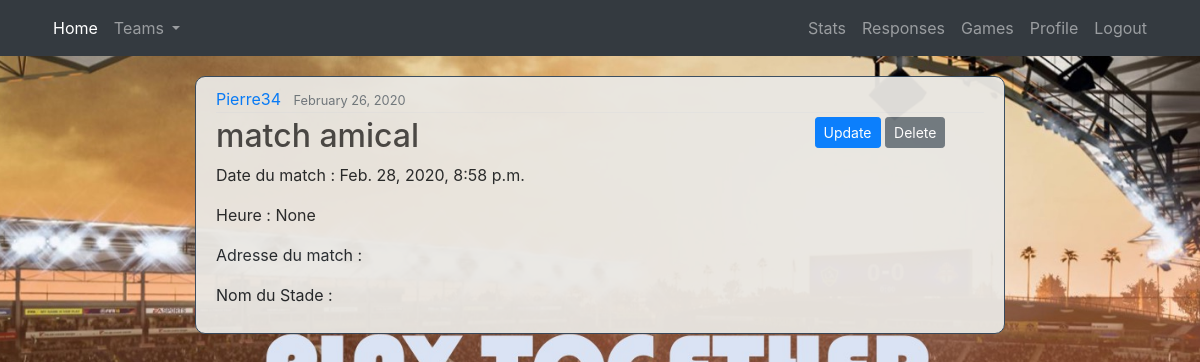
/proposition/1 (signed in), run on an earlier commit of the app's database.
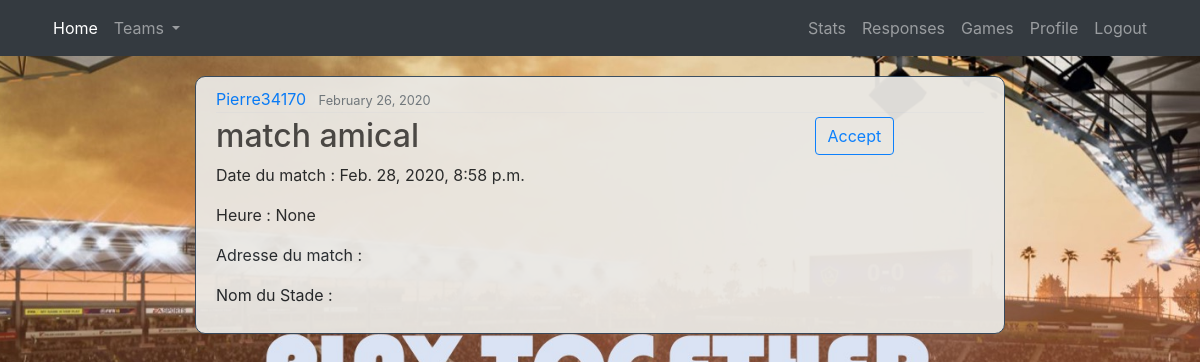
And on a later commit of the database.
### proposition/models.py (models this page shows, shortened)
class Proposition(models.Model):
	title = models.CharField(max_length=300)
	date_posted = models.DateTimeField(default=timezone.now)
	date_match = models.DateField()
	hour_beggin = models.TimeField()
	lieu_match = models.CharField(max_length=300)
	name_stadium = models.CharField(max_length=50)
	author = models.ForeignKey(Account, null = True, on_delete=models.CASCADE)

### account/models.py (models this page shows, shortened)
class Account(AbstractBaseUser):
	username = models.CharField(max_length=30, unique=True)
	first_name = models.CharField(max_length=30, unique=False)
	last_name = models.CharField(max_length=30, unique=False)
	email = models.EmailField(verbose_name="email", max_length=60, unique=True)
	is_captain = models.BooleanField(default=False)
	city = models.CharField(max_length=30)
	numTel = models.CharField(max_length=10, unique=True)
	date_joined = models.DateTimeField(verbose_name='date joined', auto_now_add=True)
	last_login = models.DateTimeField(verbose_name='last login', auto_now=True)
	is_admin = models.BooleanField(default=False)
	is_active = models.BooleanField(default=True)
	is_staff = models.BooleanField(default=False)
	is_superuser = models.BooleanField(default=False)
	USERNAME_FIELD = 'email'
	REQUIRED_FIELDS = ['username','first_name','last_name','is_captain', 'city', 'numTel']
	objects = MyAccountManager()
	def __str__(self):
		return self.username

### proposition/views.py (the view)
# urls.py: path('proposition/<int:pk>', PropositionDetailView.as_view(), name='proposition_detail'),
class PropositionDetailView(LoginRequiredMixin, UserPassesTestMixin, DetailView):
	model = Proposition
	def test_func(self):
		if self.request.user.is_captain:
			return True
		return False

### proposition/templates/proposition/proposition_detail.html
{% extends "project/base.html" %}
{% block content %}
<article class="media content-section">
	<div class="media-body">
		<div class="article-metadata">
			<a class="mr-2" href="#">{{ object.author }}</a>
			<small class="text-muted">{{ object.date_posted|date:"F d, Y" }}</small>
		</div>
		<div class="row">
			<div class="col-md-6">
				<h2 class="article-title">{{ object.title }}</h2>
				<p class="article-content">Date du match : {{ object.date_match }}</p>
				<p class="article-content">Heure : {{ proposition.hour_beggin }}</p>
				<p class="article-content">Adresse du match : {{ object.lieu_match }}</p>
				<p class="article-content">Nom du Stade : {{ object.name_stadium }}</p>
			</div>
			<div class="col-md-3"></div>
			<div class="col-md-3">
				<div>
					{% if object.author == user %}
					<a class="btn btn-primary btn-sm" href="{% url 'proposition_update' object.id %}" >Update</a>
					<a class="btn btn-secondary btn-sm" href="{% url 'proposition_delete' object.id %}" >Delete</a>
					{% else %}
					<a class="btn btn-outline-primary" href="{% url 'confirmation' object.id %}">Accept</a>
					{% endif %}
				</div>
			</div>
	</div>
</article>
{% endblock content %}

What changed in the data, as far as the page shows it:
changed Proposition "match amical": author "Pierre34" → "Pierre34170"; author_id 1 → 2 (drawn)
Also different on the page:
text no longer shown: "Update Delete"
text now shown: "Accept"
